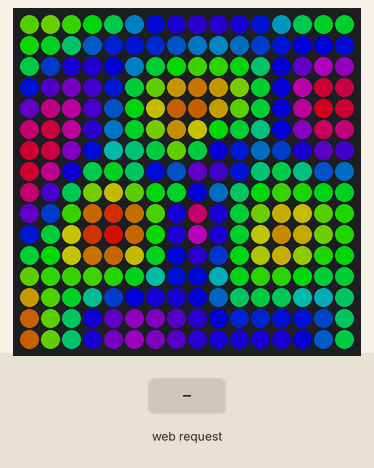
Recording of a sketch running on a simulated ESP8266 (NodeMCU). Shown: 16×16 RGB LED matrix (first LED top left, wired row by row). Inputs (shaded band) come from the test bench. Dim RGB values are drawn brighter than linear; WiFi joins after 1.5 s; servers stay silent unless stated; random numbers use the default seed unless the sketch sets one; what the sketch prints to the serial monitor is not drawn.

Above: at 2.78 s.
2.8 s: HTTP request GET /set?effect=1&brightness=1&speed=1 received
At 3.5 s:
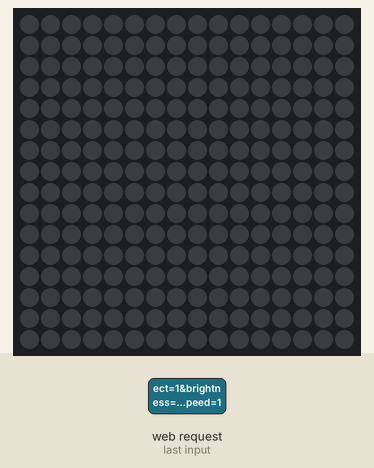
4.5 s: HTTP request GET /set?brightness=120 received
At 5.06 s:
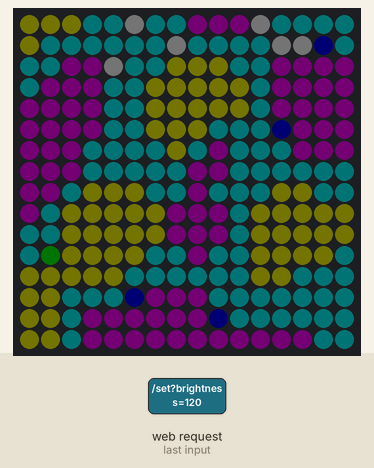
6.2 s: HTTP request GET /set received
At 6.44 s:
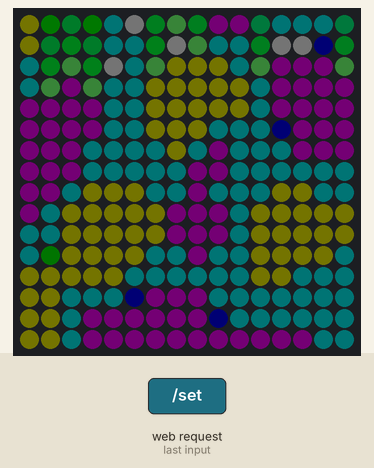
8.1 s: HTTP request GET /set?effect=120 received
At 8.15 s:
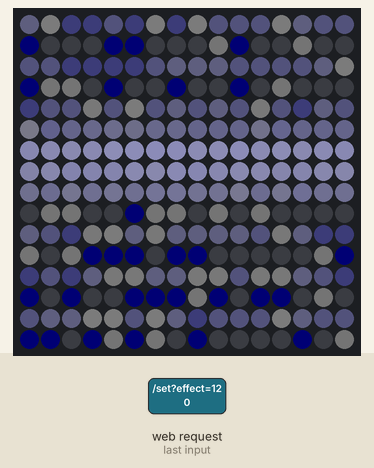
9.8 s: HTTP request GET /set?effect=1 received
At 10.43 s:
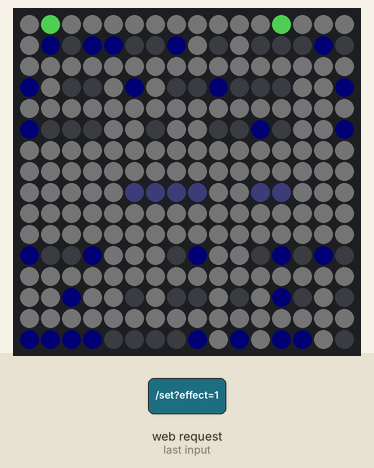
12.0 s: HTTP request GET /set?speed=1 received
At 12.65 s:
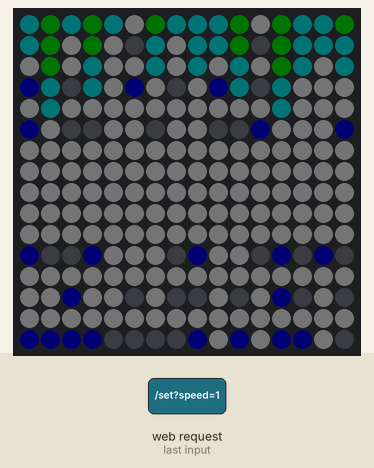

The sketch:

led2000.ino
```cpp
/****************************************************
 * 16x16 WS2812B – 3 Effekte + Web UI + mDNS + Sound
 * WLAN-Logik:
 *  1) Versuche bevorzugtes WLAN (PREFERRED_SSID/PASS)
 *  2) Fallback WiFiManager Captive Portal: "LED-16x16_Setup"
 *  3) Notfall-Hotspot (AP): SSID "LED-16x16", PASS "12345678"
 *
 * mDNS: http://led-16x16.local
 * Sound-Sensor (A0) zuschaltbar in der Weboberfläche
 ****************************************************/

#include <Arduino.h>
#include <ESP8266WiFi.h>
#include <ESP8266WebServer.h>
#include <DNSServer.h>
#include <ESP8266mDNS.h>
#include <FastLED.h>
#include <WiFiManager.h> // von tzapu

// ========= Benutzer: bevorzugtes WLAN eintragen =========
#define PREFERRED_SSID "SSID"
#define PREFERRED_PASS "PWD"   // <--- HIER setzen
// ========================================================

// ===== LED/Matrix =====
#define DATA_PIN    D5
#define LED_TYPE    WS2812B
#define COLOR_ORDER GRB
#define MATRIX_W    16
#define MATRIX_H    16
#define NUM_LEDS    (MATRIX_W * MATRIX_H)
CRGB leds[NUM_LEDS];

// ===== Web/Misc =====
ESP8266WebServer server(80);
const char* MDNS_NAME = "led-16x16";

// ===== Effekte/Settings =====
enum Effect : uint8_t { E_PLASMA=0, E_MATRIX=1, E_CRT=2 };

struct Settings {
  uint8_t effect     = E_PLASMA;
  uint8_t brightness = 140;  // 5..255
  uint8_t speed      = 110;  // 0..255
  uint8_t density    = 120;  // Matrix
  uint8_t hueShift   = 0;    // Plasma
  // Sound
  bool    soundEnabled   = false;
  uint8_t soundSensitivity = 140; // 0..255
  uint8_t soundMode        = 0;   // 0=Peaks, 1=Reactive
} S;

uint32_t lastFrame = 0;

// ===== XY-Mapping (serpentin) =====
inline uint16_t XY(uint8_t x, uint8_t y) {
  if (x >= MATRIX_W || y >= MATRIX_H) return 0;
  return (y & 1) ? (y * MATRIX_W + (MATRIX_W - 1 - x))
                 : (y * MATRIX_W + x);
}

// ======= Sound (A0) =======
uint16_t soundBaseline = 512;
uint16_t soundAmp = 0;
bool     soundPeak = false;
uint32_t lastSoundMs = 0;

uint16_t readSound() {
  const uint8_t N = 6;
  uint32_t sum = 0;
  for (uint8_t i=0; i<N; i++) sum += analogRead(A0);
  uint16_t raw = sum / N; // 0..1023

  uint8_t emaAlpha = map(S.soundSensitivity, 0,255, 1, 12);
  soundBaseline = ((uint32_t)(255-emaAlpha) * soundBaseline + (uint32_t)emaAlpha * raw) / 255;

  uint16_t amp = (raw > soundBaseline) ? (raw - soundBaseline) : (soundBaseline - raw);
  if (amp > 1023) amp = 1023;

  uint16_t thr = map(255 - S.soundSensitivity, 0,255, 20, 300);
  bool isPeak = (amp > thr);

  uint32_t now = millis();
  if (isPeak && now - lastSoundMs > 50) {
    soundPeak = true;
    lastSoundMs = now;
  } else {
    soundPeak = false;
  }

  soundAmp = amp;
  return amp;
}

// ====== Effekt 1: Plasma-Tunnel ======
void drawPlasma(uint32_t t) {
  float soundFactor = 0.0f;
  if (S.soundEnabled) {
    if (S.soundMode == 1) soundFactor = min(1.0f, soundAmp / 400.0f);
    else if (soundPeak)   S.hueShift += 8; // Peak-Farbsprung
  }

  float time = t * (0.001f + (S.speed + soundFactor*60.0f) * 0.00001f);
  const float cx = (MATRIX_W - 1) / 2.0f;
  const float cy = (MATRIX_H - 1) / 2.0f;

  for (uint8_t y=0; y<MATRIX_H; y++) {
    for (uint8_t x=0; x<MATRIX_W; x++) {
      float dx = (x - cx), dy = (y - cy);
      float dist = sqrtf(dx*dx + dy*dy);
      float angle = atan2f(dy, dx);

      float v = 0.0f;
      v += sinf(dist * 0.90f - time * 2.0f);
      v += sinf((angle * 3.0f) + time * 1.7f);
      v += sinf((dx * 0.8f + dy * 0.8f) * 0.7f + time);

      uint8_t val = (uint8_t) constrain((v * 42.5f) + 128.0f, 0.0f, 255.0f);
      uint8_t hue = S.hueShift + val + (uint8_t)(soundFactor * 30.0f);
      leds[XY(x,y)] = CHSV(hue, 255, 255);
    }
  }
}

// ====== Effekt 2: Matrix-Rain ======
struct Drop {
  int16_t y;
  uint8_t len;
  uint8_t speed;
  bool alive;
};
Drop drops[MATRIX_W];

void spawnDrop(uint8_t col, uint8_t extraLen=0) {
  drops[col].y = - (int8_t) random8(2, 6);
  drops[col].len = max<uint8_t>(2, (S.density >> 5) + random8(1,4) + extraLen);
  drops[col].speed = max<uint8_t>(1, (S.speed >> 6));
  drops[col].alive = true;
}
void initMatrix() { for (uint8_t x=0; x<MATRIX_W; x++) drops[x].alive = false; }

void drawMatrix(uint32_t t) {
  for (uint16_t i=0; i<NUM_LEDS; i++) leds[i].nscale8_video(180);

  uint8_t spawnBoost = 0;
  if (S.soundEnabled) {
    if (S.soundMode == 0 && soundPeak) spawnBoost = 2;
    else if (S.soundMode == 1)         spawnBoost = soundAmp > 200 ? 1 : 0;
  }

  for (uint8_t x=0; x<MATRIX_W; x++) {
    if (!drops[x].alive) {
      uint8_t chance = S.density;
      if (random8() < chance/10) spawnDrop(x, spawnBoost);
    }
  }

  static uint32_t lastStep = 0;
  uint16_t interval = 30 + (255 - S.speed);
  if (S.soundEnabled && S.soundMode == 1) interval = max<uint16_t>(10, interval - soundAmp/10);

  if (t - lastStep >= interval) {
    lastStep = t;
    for (uint8_t x=0; x<MATRIX_W; x++) {
      if (!drops[x].alive) continue;
      drops[x].y += drops[x].speed;
      for (uint8_t k=0; k<drops[x].len; k++) {
        int16_t yy = drops[x].y - k;
        if (yy >= 0 && yy < MATRIX_H) {
          uint8_t v = 255 - k * (220 / max<uint8_t>(1, drops[x].len));
          uint8_t sat = (k==0) ? 100 : 240;
          CRGB c = CHSV(100, sat, v);
          if (S.soundEnabled && S.soundMode == 1 && k==0) {
            c.fadeLightBy( map(constrain(1023 - soundAmp,0,1023), 0,1023, 10,120) );
          }
          leds[XY(x, yy)] = c;
        }
      }
      if (drops[x].y - drops[x].len > MATRIX_H) drops[x].alive = false;
    }
  }
}

// ====== Effekt 3: CRT/Scanline ======
uint8_t vignette(uint8_t x, uint8_t y) {
  uint8_t vx = min(x, (uint8_t)(MATRIX_W-1 - x));
  uint8_t vy = min(y, (uint8_t)(MATRIX_H-1 - y));
  uint8_t v = min(vx, vy); // 0..7
  return 200 + v*6;        // 200..242
}
void drawCRT(uint32_t t) {
  float rollPos = fmodf((t * (0.02f + S.speed * 0.0004f)), (float)MATRIX_H);
  uint8_t extra = 0;
  if (S.soundEnabled) {
    if (S.soundMode == 0 && soundPeak) extra = 60;
    else if (S.soundMode == 1)          extra = map(min<uint16_t>(soundAmp,400), 0,400, 0,40);
  }

  for (uint8_t y=0; y<MATRIX_H; y++) {
    for (uint8_t x=0; x<MATRIX_W; x++) {
      uint8_t base = 40;
      uint8_t sl = (y & 1) ? 20 : 0;
      float d = fabsf((float)y - rollPos);
      uint8_t roll = (d < 1.0f) ? 150 : (d < 2.0f ? 60 : 0);

      uint8_t v = base + roll + extra;
      v = (uint8_t) constrain(v - sl + random8(0, 16), 0, 255);

      CRGB c = CHSV(160, 30, v);
      uint8_t vig = vignette(x,y);
      c.r = (uint16_t)c.r * vig / 255;
      c.g = (uint16_t)c.g * vig / 255;
      c.b = (uint16_t)c.b * vig / 255;
      leds[XY(x,y)] = c;
    }
  }
}

// ========= Webserver =========
const char* INDEX_HTML PROGMEM = R"HTML(
<!doctype html><html><head>
<meta name="viewport" content="width=device-width, initial-scale=1" />
<title>16x16 LED Controller</title>
<style>
body{font-family:system-ui,-apple-system,Segoe UI,Roboto,Ubuntu,sans-serif;margin:20px}
.card{max-width:560px;margin:auto;padding:16px;border:1px solid #ddd;border-radius:16px;box-shadow:0 6px 24px rgba(0,0,0,.08)}
h1{font-size:20px;margin:0 0 12px}
label{display:block;margin-top:12px;font-size:14px;color:#333}
select,input[type=range]{width:100%}
.row{display:flex;gap:12px}.row>div{flex:1}
.val{font-variant-numeric:tabular-nums}
.kv{font-size:12px;color:#666;margin-top:8px}
button{margin-top:16px;width:100%;padding:10px 14px;border-radius:10px;border:0;background:#111;color:#fff;font-weight:600}
small{color:#666}
.toggle{display:flex;align-items:center;gap:8px;margin-top:12px}
</style></head><body>
<div class="card">
  <h1>16×16 LED Controller</h1>

  <div class="kv" id="netinfo">Loading network…</div>

  <label>Effect
    <select id="effect">
      <option value="0">Plasma Tunnel</option>
      <option value="1">Matrix Rain</option>
      <option value="2">CRT / Scanline</option>
    </select>
  </label>

  <div class="row">
    <div><label>Brightness: <span id="bv" class="val"></span></label>
      <input type="range" id="brightness" min="5" max="255" step="1"/></div>
    <div><label>Speed: <span id="sv" class="val"></span></label>
      <input type="range" id="speed" min="0" max="255" step="1"/></div>
  </div>

  <div class="row">
    <div><label>Density (Matrix): <span id="dv" class="val"></span></label>
      <input type="range" id="density" min="0" max="255" step="1"/></div>
    <div><label>Hue Shift (Plasma): <span id="hv" class="val"></span></label>
      <input type="range" id="hueShift" min="0" max="255" step="1"/></div>
  </div>

  <div class="toggle">
    <input type="checkbox" id="soundEnabled">
    <label for="soundEnabled">Sound Reaktiv (A0)</label>
  </div>
  <div class="row">
    <div><label>Sound Sensitivity: <span id="ssv" class="val"></span></label>
      <input type="range" id="soundSensitivity" min="0" max="255" step="1"/></div>
    <div><label>Sound Mode</label>
      <select id="soundMode">
        <option value="0">Peaks (Impulse)</option>
        <option value="1">Reactive (kontinuierlich)</option>
      </select>
    </div>
  </div>

  <button id="apply">Apply</button>
  <small id="state"></small>
</div>

<script>
async function loadState(){
  const r = await fetch('/state'); const s = await r.json();
  effect.value = s.effect; brightness.value = s.brightness; speed.value = s.speed;
  density.value = s.density; hueShift.value = s.hueShift;
  soundEnabled.checked = s.soundEnabled;
  soundSensitivity.value = s.soundSensitivity;
  soundMode.value = s.soundMode;
  bv.textContent=brightness.value; sv.textContent=speed.value; dv.textContent=density.value; hv.textContent=hueShift.value; ssv.textContent=soundSensitivity.value;
  state.textContent = 'Connected: ' + s.hostname + ' @ ' + s.ip + ' (mDNS: '+ s.mdns +')';
  netinfo.textContent = 'IP: ' + s.ip + ' | Hostname: ' + s.hostname + ' | mDNS: ' + s.mdns;
}
[brightness,speed,density,hueShift,soundSensitivity].forEach(el=>el.addEventListener('input',()=>{
  bv.textContent=brightness.value; sv.textContent=speed.value; dv.textContent=density.value; hv.textContent=hueShift.value; ssv.textContent=soundSensitivity.value;
}));
apply.onclick = async ()=>{
  const params = new URLSearchParams({
    effect: effect.value,
    brightness: brightness.value,
    speed: speed.value,
    density: density.value,
    hueShift: hueShift.value,
    soundEnabled: soundEnabled.checked ? 1 : 0,
    soundSensitivity: soundSensitivity.value,
    soundMode: soundMode.value
  });
  await fetch('/set?' + params.toString());
  loadState();
};
loadState();
</script>
</body></html>
)HTML";

String jsonState() {
  IPAddress ip = WiFi.isConnected() ? WiFi.localIP() : WiFi.softAPIP();
  String ipStr = ip.toString();
  char buf[300];
  snprintf(buf, sizeof(buf),
    "{\"effect\":%u,\"brightness\":%u,\"speed\":%u,\"density\":%u,\"hueShift\":%u,"
    "\"soundEnabled\":%u,\"soundSensitivity\":%u,\"soundMode\":%u,"
    "\"ip\":\"%s\",\"hostname\":\"%s\",\"mdns\":\"%s.local\"}",
    S.effect, S.brightness, S.speed, S.density, S.hueShift,
    (unsigned)S.soundEnabled, S.soundSensitivity, S.soundMode,
    ipStr.c_str(), WiFi.hostname().c_str(), MDNS_NAME
  );
  return String(buf);
}

void handleRoot()   { server.send_P(200, "text/html; charset=utf-8", INDEX_HTML); }
void handleState()  { server.send(200, "application/json", jsonState()); }

void handleSet() {
  if (server.hasArg("effect"))          S.effect          = (uint8_t) constrain(server.arg("effect").toInt(), 0, 2);
  if (server.hasArg("brightness"))      S.brightness      = (uint8_t) constrain(server.arg("brightness").toInt(), 5, 255);
  if (server.hasArg("speed"))           S.speed           = (uint8_t) constrain(server.arg("speed").toInt(), 0, 255);
  if (server.hasArg("density"))         S.density         = (uint8_t) constrain(server.arg("density").toInt(), 0, 255);
  if (server.hasArg("hueShift"))        S.hueShift        = (uint8_t) constrain(server.arg("hueShift").toInt(), 0, 255);
  if (server.hasArg("soundEnabled"))    S.soundEnabled    = (server.arg("soundEnabled").toInt() == 1);
  if (server.hasArg("soundSensitivity"))S.soundSensitivity= (uint8_t) constrain(server.arg("soundSensitivity").toInt(), 0, 255);
  if (server.hasArg("soundMode"))       S.soundMode       = (uint8_t) constrain(server.arg("soundMode").toInt(), 0, 1);

  if (S.effect == E_MATRIX) initMatrix();
  FastLED.setBrightness(S.brightness);
  server.send(200, "application/json", jsonState());
}

// ===== WiFi / mDNS =====
void setupWiFi() {
  WiFi.mode(WIFI_STA);
  WiFi.hostname(MDNS_NAME);

  // 1) Bevorzugtes WLAN versuchen (DHCP)
  WiFi.begin(PREFERRED_SSID, PREFERRED_PASS);
  Serial.println(F("[WiFi] Connecting to preferred SSID..."));
  unsigned long t0 = millis();
  while (WiFi.status() != WL_CONNECTED && millis() - t0 < 15000) {
    delay(250);
    Serial.print('.');
  }
  if (WiFi.status() == WL_CONNECTED) {
    Serial.print(F("\n[WiFi] Connected to "));
    Serial.print(PREFERRED_SSID);
    Serial.print(F(" | IP: "));
    Serial.println(WiFi.localIP());
  } else {
    // 2) Fallback: WiFiManager (Captive Portal)
    Serial.println(F("\n[WiFi] Preferred failed -> starting WiFiManager..."));
    WiFiManager wm;
    wm.setHostname(MDNS_NAME);
    if (!wm.autoConnect("LED-16x16_Setup")) {
      // 3) Notfall: fixer AP
      Serial.println(F("[WiFi] WiFiManager failed -> start fallback AP"));
      WiFi.mode(WIFI_AP);
      WiFi.softAP("LED-16x16", "12345678");
      Serial.print(F("[WiFi] AP IP: "));
      Serial.println(WiFi.softAPIP());
    }
  }

  // mDNS bereitstellen (STA oder AP)
  if (MDNS.begin(MDNS_NAME)) {
    MDNS.addService("http", "tcp", 80);
    Serial.println(F("[mDNS] started: http://led-16x16.local"));
  } else {
    Serial.println(F("[mDNS] failed"));
  }
}

void setup() {
  delay(50);
  Serial.begin(115200);

  FastLED.addLeds<LED_TYPE, DATA_PIN, COLOR_ORDER>(leds, NUM_LEDS).setCorrection(TypicalLEDStrip);
  FastLED.clear(true);
  FastLED.setBrightness(S.brightness);

  setupWiFi();

  server.on("/", handleRoot);
  server.on("/state", handleState);
  server.on("/set", handleSet);
  server.begin();

  random16_add_entropy(analogRead(A0));
  initMatrix();
}

void loop() {
  server.handleClient();
  MDNS.update();

  if (S.soundEnabled) readSound();

  uint32_t now = millis();
  uint16_t frameInterval = 15 + (255 - S.speed) / 6;
  if (S.soundEnabled && S.soundMode == 1) {
    uint16_t boost = soundAmp / 30;
    frameInterval = (frameInterval > boost) ? (frameInterval - boost) : 10;
  }

  if (now - lastFrame >= frameInterval) {
    lastFrame = now;
    switch (S.effect) {
      case E_PLASMA: drawPlasma(now); break;
      case E_MATRIX: drawMatrix(now); break;
      case E_CRT:    drawCRT(now);    break;
    }
    uint8_t dynBright = S.brightness;
    if (S.soundEnabled && S.soundMode == 0 && soundPeak) dynBright = qadd8(dynBright, 30);
    FastLED.setBrightness(dynBright);
    FastLED.show();
  }
}
```
